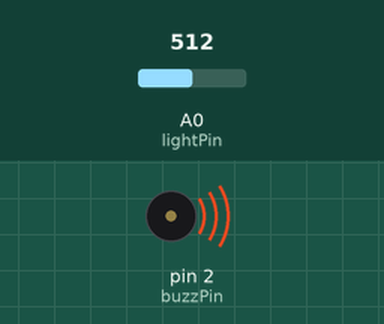
The sketch below on a simulated Arduino Uno, built with avr-gcc and run on an emulated ATmega328P. Parts: buzzer (waves = sounding). Inputs (shaded band) come from the test bench; at power-on: A0 (lightPin) = 512.

Above: at 1.2 s.
1.3 s: A0 (lightPin) set to 83
2.8 s: A0 (lightPin) set to 70
At 4.5 s:
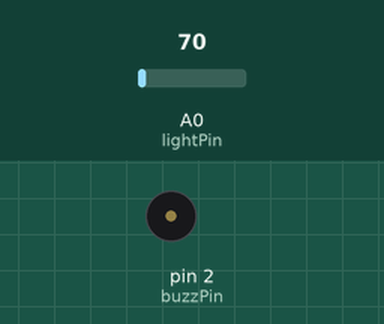
5.8 s: A0 (lightPin) set to 122
At 6.9 s:
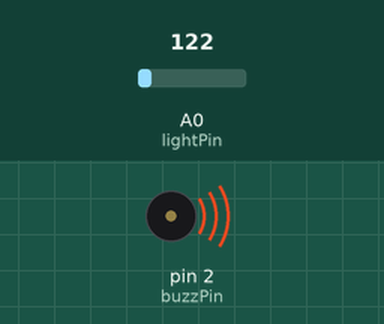
7.3 s: A0 (lightPin) set to 0
At 7.8 s:
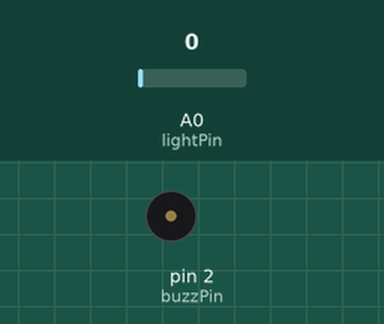
Timing chart, 0 to 10.3 s (numbered marks = the images above; inputs shaded):
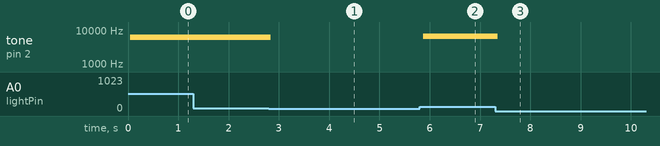

The sketch:

photoresistor_passivebuzzer_lightcheck.ino
```cpp
int buzzPin = 2;
int lightPin = A0;
int lightVal;
int lowLightDelay = 20;
int highLightDelay = 500;
int delayT;
void setup() {
  // put your setup code here, to run once:
  Serial.begin(9600);
  pinMode(buzzPin, OUTPUT);
  pinMode(lightPin, INPUT);
}

void loop() {
  // put your main code here, to run repeatedly:


  lightVal = analogRead(lightPin);
  // Serial.println(lightVal);
  // delayMicroseconds(50);
  delayT = (9. / 550.) * lightVal - (1800. / 550.) + 1.;

  // if (lightVal > 180) {
  //   digitalWrite(buzzPin, HIGH);
  //   delayMicroseconds(highLightDelay);
  //   digitalWrite(buzzPin, LOW);
  //   delayMicroseconds(highLightDelay);
  // } else {

  //   digitalWrite(buzzPin, HIGH);
  //   delayMicroseconds(lowLightDelay);
  //   digitalWrite(buzzPin, LOW);
  //   delayMicroseconds(lowLightDelay);
  // }

  digitalWrite(buzzPin, HIGH);
  delayMicroseconds(delayT);
  digitalWrite(buzzPin, LOW);
  delayMicroseconds(delayT);
}
```

Measured:
- the behaviour switches between 78 and 77 on A0 (lightPin) (found by bisection; images 0 and 1)
- after the input at 1.3 s, every drawn part: stays the same
- after the input at 2.8 s, tone on pin 2 (buzzPin): 6201 Hz → silent at once
- after the input at 5.8 s, tone on pin 2 (buzzPin): silent → 6610 Hz after 0.07 s
- after the input at 7.3 s, tone on pin 2 (buzzPin): 6610 Hz → silent after 0.05 s
